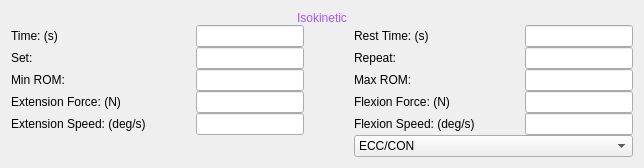
                     <widget class="QWidget" name="Isokinetic">
                      <layout class="QGridLayout" name="gridLayout_Isokinetic" columnstretch="1,2,1,2">
                       <property name="horizontalSpacing">
                        <number>50</number>
                       </property>
                       <property name="verticalSpacing">
                        <number>0</number>
                       </property>
                       <item row="4" column="3">
                        <widget class="QLineEdit" name="lineEdit_IsokineticFlexionForce"/>
                       </item>
                       <item row="6" column="2" colspan="2">
                        <widget class="QComboBox" name="comboBox_IsokineticEccCon">
                         <item>
                          <property name="text">
                           <string>ECC/CON</string>
                          </property>
                         </item>
                         <item>
                          <property name="text">
                           <string>ECC/ECC</string>
                          </property>
                         </item>
                         <item>
                          <property name="text">
                           <string>CON/CON</string>
                          </property>
                         </item>
                         <item>
                          <property name="text">
                           <string>CON/ECC</string>
                          </property>
                         </item>
                        </widget>
                       </item>
                       <item row="2" column="0">
                        <widget class="QLabel" name="label_IsokineticSet">
                         <property name="text">
                          <string>Set:</string>
                         </property>
                        </widget>
                       </item>
                       <item row="1" column="3">
                        <widget class="QLineEdit" name="lineEdit_IsokineticRestTime"/>
                       </item>
                       <item row="3" column="1">
                        <widget class="QLineEdit" name="lineEdit_IsokineticMinROM"/>
                       </item>
                       <item row="3" column="2">
                        <widget class="QLabel" name="label_IsokineticMaxROM">
                         <property name="text">
                          <string>Max ROM:</string>
                         </property>
                        </widget>
                       </item>
                       <item row="5" column="2">
                        <widget class="QLabel" name="label_IsokineticFlexionSpeed">
                         <property name="text">
                          <string>Flexion Speed: (deg/s)</string>
                         </property>
                        </widget>
                       </item>
                       <item row="1" column="0">
                        <widget class="QLabel" name="label_IsokineticTime">
                         <property name="text">
                          <string>Time: (s)</string>
                         </property>
                        </widget>
                       </item>
                       <item row="4" column="1">
                        <widget class="QLineEdit" name="lineEdit_IsokineticExtensionForce"/>
                       </item>
                       <item row="1" column="2">
                        <widget class="QLabel" name="label_IsokineticRestTime">
                         <property name="text">
                          <string>Rest Time: (s)</string>
                         </property>
                        </widget>
                       </item>
                       <item row="4" column="0">
                        <widget class="QLabel" name="label_IsokineticExtensionForce">
                         <property name="text">
                          <string>Extension Force: (N)</string>
                         </property>
                        </widget>
                       </item>
                       <item row="4" column="2">
                        <widget class="QLabel" name="label_IsokineticFlexionForce">
                         <property name="text">
                          <string>Flexion Force: (N)</string>
                         </property>
                        </widget>
                       </item>
                       <item row="1" column="1">
                        <widget class="QLineEdit" name="lineEdit_IsokineticTime"/>
                       </item>
                       <item row="2" column="3">
                        <widget class="QLineEdit" name="lineEdit_IsokineticRepeat"/>
                       </item>
                       <item row="2" column="2">
                        <widget class="QLabel" name="label_IsokineticRepeat">
                         <property name="text">
                          <string>Repeat:</string>
                         </property>
                        </widget>
                       </item>
                       <item row="3" column="3">
                        <widget class="QLineEdit" name="lineEdit_IsokineticMaxROM"/>
                       </item>
                       <item row="3" column="0">
                        <widget class="QLabel" name="label_IsokineticMinROM">
                         <property name="text">
                          <string>Min ROM:</string>
                         </property>
                        </widget>
                       </item>
                       <item row="5" column="0">
                        <widget class="QLabel" name="label_IsokineticExtensionSpeed">
                         <property name="text">
                          <string>Extension Speed: (deg/s)</string>
                         </property>
                        </widget>
                       </item>
                       <item row="2" column="1">
                        <widget class="QLineEdit" name="lineEdit_IsokineticSet"/>
                       </item>
                       <item row="5" column="1">
                        <widget class="QLineEdit" name="lineEdit_IsokineticExtensionSpeed"/>
                       </item>
                       <item row="5" column="3">
                        <widget class="QLineEdit" name="lineEdit_IsokineticFlexionSpeed"/>
                       </item>
                       <item row="0" column="0" colspan="4" alignment="Qt::AlignHCenter">
                        <widget class="QLabel" name="label_Isokinetic">
                         <property name="sizePolicy">
                          <sizepolicy hsizetype="Preferred" vsizetype="Maximum">
                           <horstretch>0</horstretch>
                           <verstretch>0</verstretch>
                          </sizepolicy>
                         </property>
                         <property name="styleSheet">
                          <string notr="true">font: 30pt &quot;Segoe UI&quot;;
color: rgb(170, 85, 255);</string>
                         </property>
                         <property name="text">
                          <string>Isokinetic</string>
                         </property>
                        </widget>
                       </item>
                      </layout>
                     </widget>
